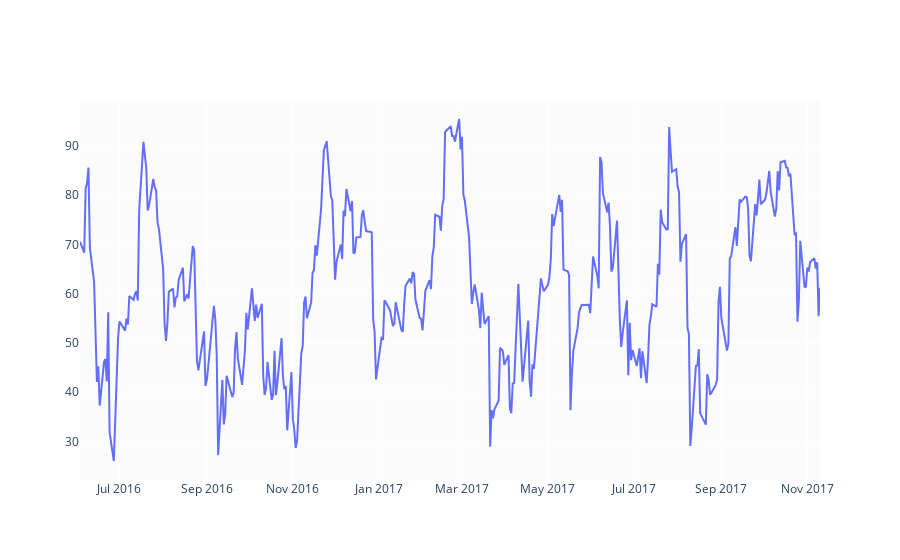

This figure's notebook cell:
### Markdown cell above
### 相对强度指数 (RSI)
相对强度指数（Relative Strength Index）指示了最近价格变动的幅度。它可以显示一只股票是超买还是超卖。通常情况下，RSI值在70及以上表明一只股票正变得超买/过高估，而在30及以下的数值则可能表示它被超卖。

$RSI\in [0,100]$，具体计算步骤：



1. 计算每个交易日的价格变动（一般是收盘价）：Price Change = 当日收盘价 - 前一日收盘价。

2. 将正的价格变动（Price Change）和负的价格变动分别累加，以计算 n 天内的平均增长日（Average Gain）和平均损失日（Average Loss）。

3. 计算相对强度（RS）：RS = 平均增长日 / 平均损失日。

4. RSI = 100 - (100 / (1 + RS))

### Code cell
def RSI(df, n=14): #RSI的计算周期为14天，但可以根据需要进行调整，以适应不同的时间框架和交易策略
    close = df['Close']
    delta = close.diff()
    delta = delta[1:]
    pricesUp = delta.copy()
    pricesDown = delta.copy()
    pricesUp[pricesUp < 0] = 0
    pricesDown[pricesDown > 0] = 0
    rollUp = pricesUp.rolling(n).mean()
    rollDown = pricesDown.abs().rolling(n).mean()
    rs = rollUp / rollDown
    rsi = 100.0 - (100.0 / (1.0 + rs))
    return rsi

num_days = 365
df['RSI'] = RSI(df).fillna(0)
fig = go.Figure(go.Scatter(x=df['Date'].tail(num_days), y=df['RSI'].tail(num_days))) #.tail 用于截取最近365天的值
fig.show()

### Figure 1 — Plotly figure (JSON) as saved in the notebook; plotly's stock layout.template omitted (floating-point values rounded to 4 significant figures; data arrays with more than 128 entries replaced by an {"elided": "..."} marker saying what was removed)
{"data": [{"type": "scatter", "x": {"elided": "365 str values"}, "y": {"elided": "365 float values"}}], "layout": {}}
